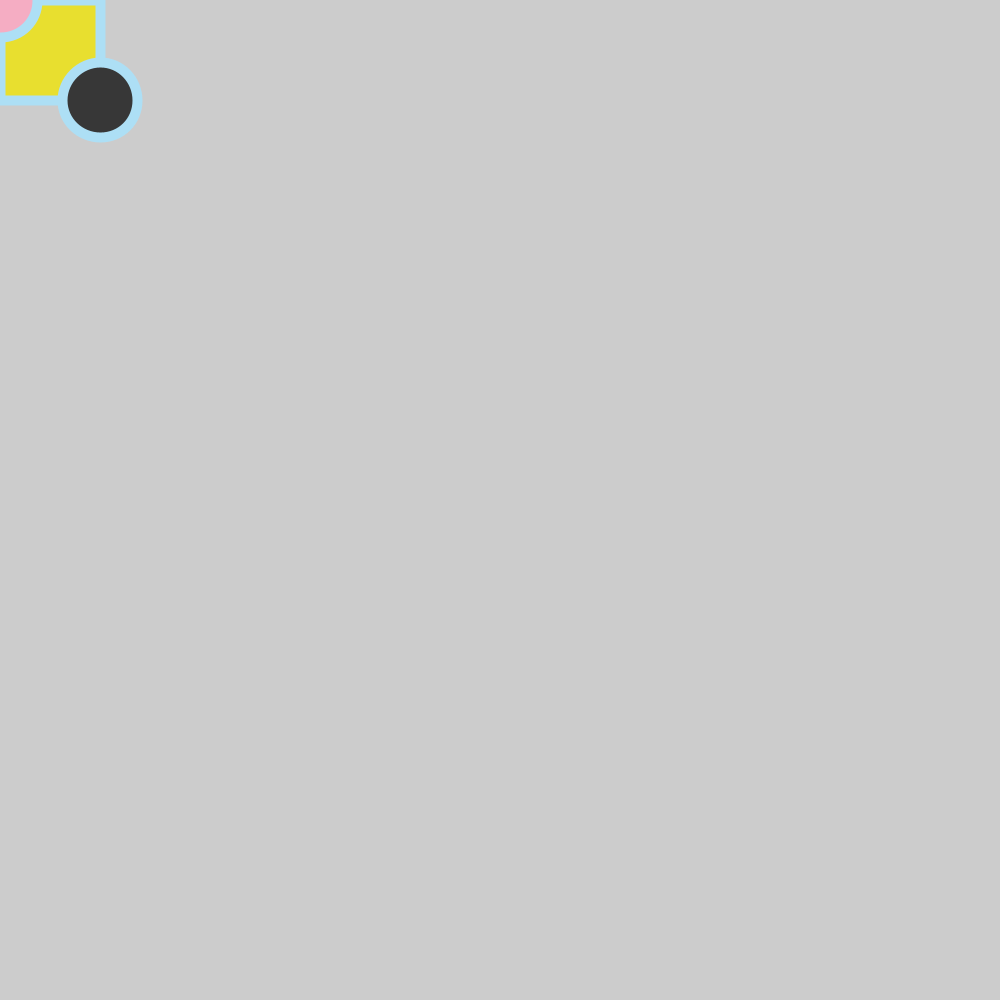
Frame 1 (no input)
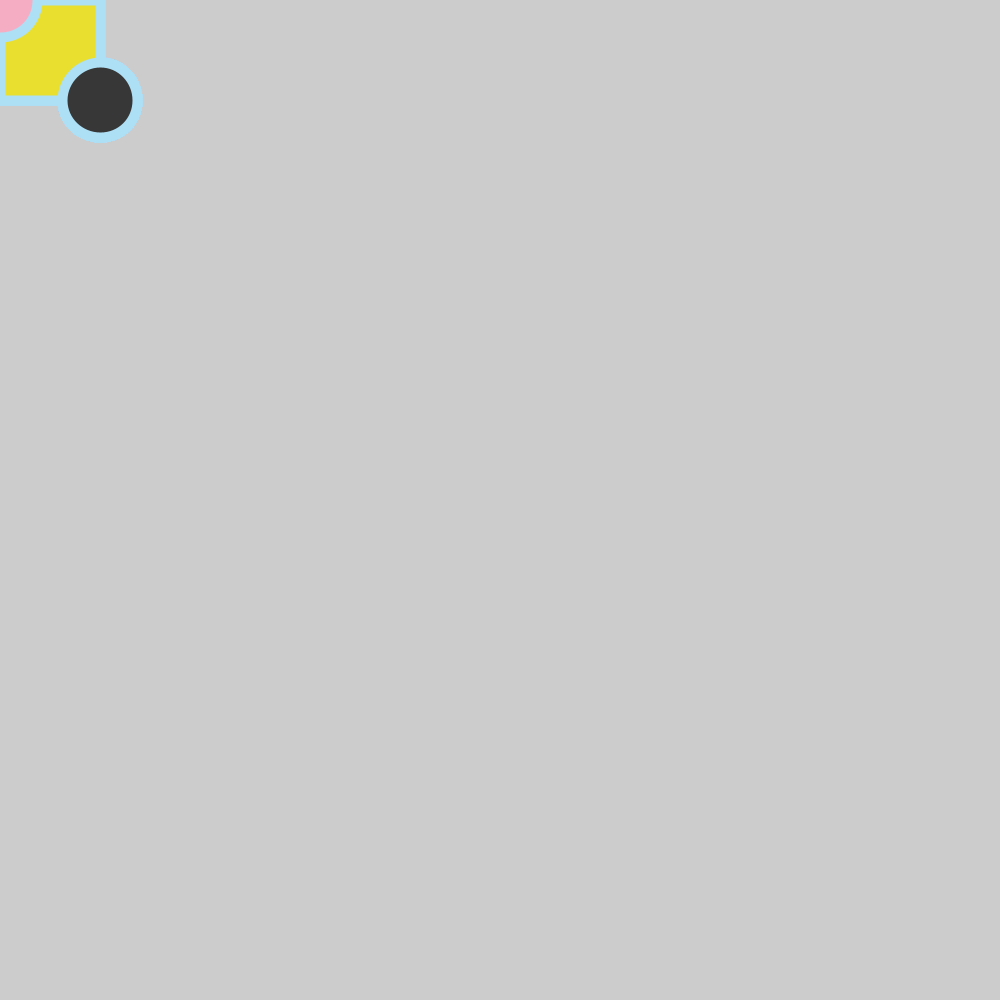
Frame 60 (the mouse pressed at the canvas centre just before this capture)
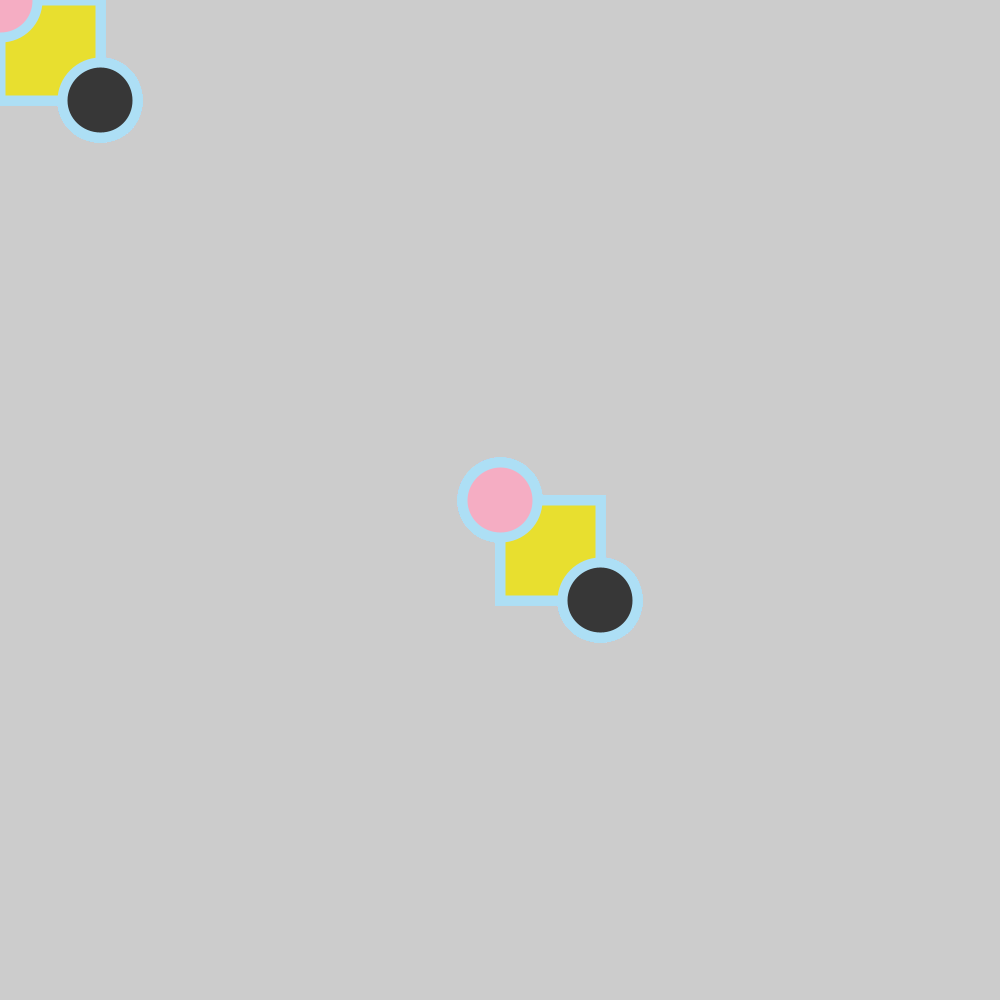
Frame 120 (the mouse held since frame 60 and released just before this capture)

The Processing sketch that drew these frames (run headless with seeded random() and noise(); from frame 60 on, the mouse is pressed at the canvas centre):

// Processing sketch: draw4
// ── draw4.pde
void setup() {
  size(1000, 1000);
  strokeWeight(10);
  stroke(#ADDFF5);
  fill(#00FF1B);
}

void draw() {
  fill(#E8DF2F);
  rect(mouseX, mouseY, 100, 100);
  fill(#312FE8);
  fill(#F5ADC3);
  ellipse(mouseX, mouseY, 75, 75);
  fill(55);
  ellipse(mouseX+100, mouseY+100, 75, 75);
}

void keyPressed() {
  // if mouse click, clear the screen
  background(random(0,255), random(0,255), random(0,255));
}
